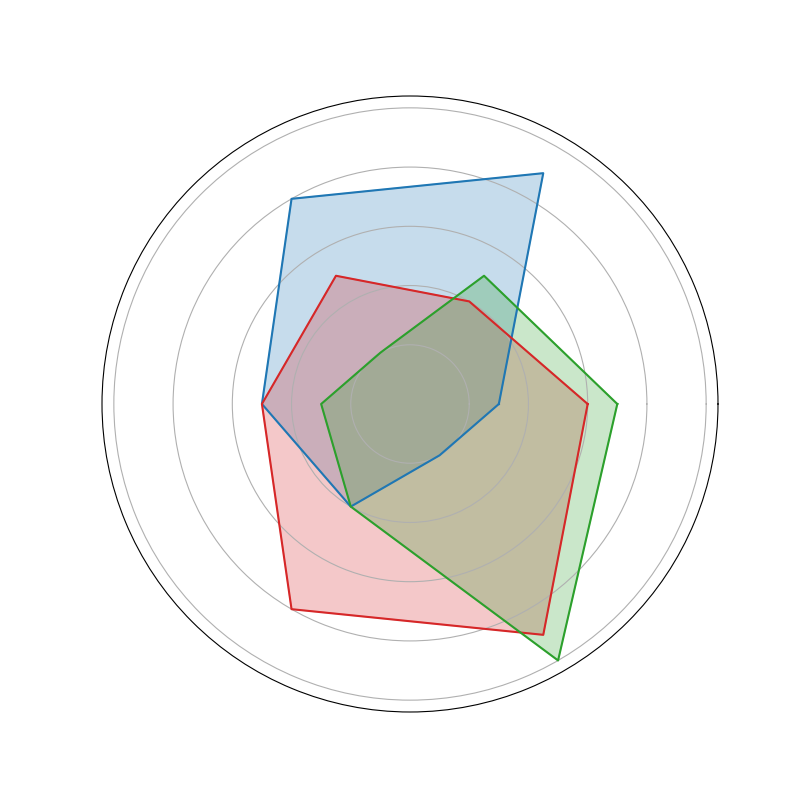

Python code for this plot:
import matplotlib.pyplot as plt
import numpy as np

num_skills = 6

knight_skills = [3, 9, 8, 5, 4, 2] 
archer_skills = [6, 4, 5, 5, 8, 9]
mage_skills = [7, 5, 2, 3, 4, 10]

angles = np.linspace(0, 2 * np.pi, num_skills, endpoint=False).tolist()

knight_skills += knight_skills[:1]
archer_skills += archer_skills[:1]
mage_skills += mage_skills[:1]
angles += angles[:1]

fig, ax = plt.subplots(figsize=(8, 8), subplot_kw=dict(polar=True))

# Fill and plot for knight
ax.fill(angles, knight_skills, color='tab:blue', alpha=0.25)
ax.plot(angles, knight_skills, color='tab:blue', linewidth=1.5)

# Fill and plot for archer
ax.fill(angles, archer_skills, color='tab:red', alpha=0.25)
ax.plot(angles, archer_skills, color='tab:red', linewidth=1.5)

# Fill and plot for mage
ax.fill(angles, mage_skills, color='tab:green', alpha=0.25)
ax.plot(angles, mage_skills, color='tab:green', linewidth=1.5)

ax.set_yticklabels([])
ax.set_xticks([])

plt.show()
